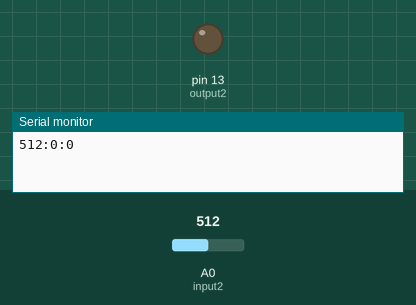
A sketch run on a simulated Arduino Uno, built with avr-gcc and run on an emulated ATmega328P. Shown: output pins drawn as LEDs (lit = HIGH), the last lines printed to the serial monitor. The test bench sets the inputs (shaded band); at power-on: A0 (input2) = 512.

Above: at 1.2 s.
1.3 s: A0 (input2) set to 6
4.2 s: A0 (input2) set to 3
At 6.9 s:
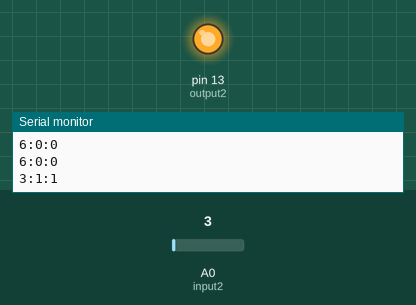
7.2 s: A0 (input2) set to 122
At 9.7 s:
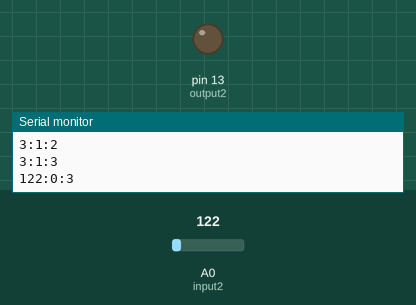
10.2 s: A0 (input2) set to 0
At 13.3 s:
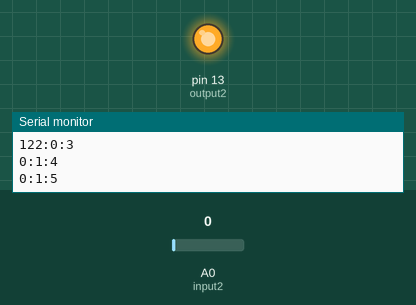
Timing chart, 0 to 14.2 s (numbered marks = the images above; inputs shaded):
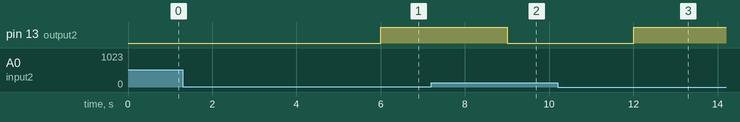

The sketch:

LightIntensity.ino
```cpp
const int input2 = A0;
const int output2 = 13;
int idealLightIntensity = 5;
int ledState = 0;
int count = 0;

void setup() {
    Serial.begin(9600);
    pinMode(input2, INPUT);
    pinMode(output2, OUTPUT);
}

void loop()
{
    int lightIntensity = analogRead(input2);
    String lightIntensity2 = String(analogRead(input2));
    delay(1000);
    if (lightIntensity < idealLightIntensity)
    {
      digitalWrite(output2, HIGH);
      ledState = 1;
      count = count + 1;
    }
    else
    {
      digitalWrite(output2, LOW);
      ledState = 0;
    }
    String ledState2 = String(ledState);
    String count2 = String(count);
    String final = lightIntensity2+":"+ledState2+":"+count2;
    Serial.println(final);
}
```

Measured:
- the behaviour switches between 5 and 4 on A0 (input2) (found by bisection; images 0 and 1)
- after the input at 4.2 s, pin 13 (output2): LOW → HIGH after 1.8 s
- after the input at 7.2 s, pin 13 (output2): HIGH → LOW after 1.8 s
- after the input at 10.2 s, pin 13 (output2): LOW → HIGH after 1.8 s
